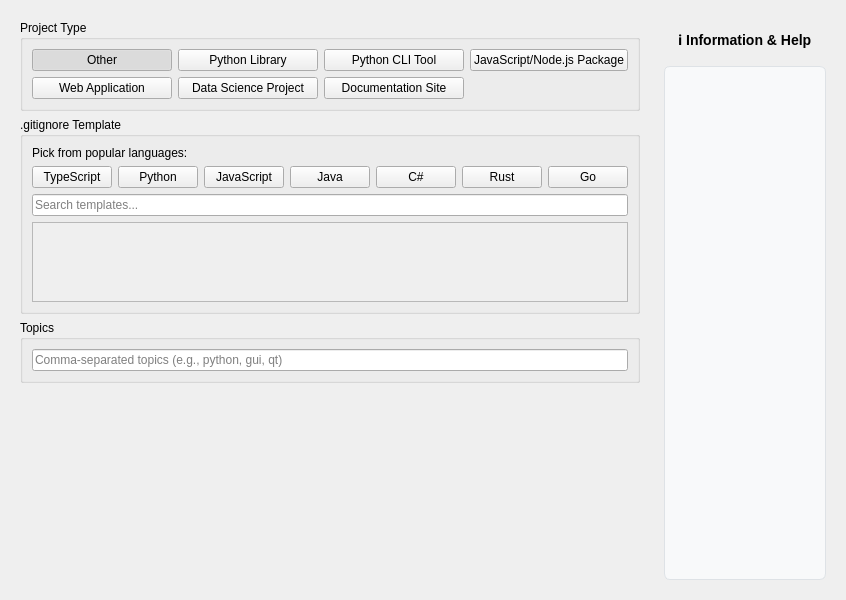
<?xml version="1.0" encoding="UTF-8"?>
<ui version="4.0">
 <class>ProjectTab</class>
 <widget class="QWidget" name="ProjectTab">
  <property name="geometry">
   <rect>
    <x>0</x>
    <y>0</y>
    <width>800</width>
    <height>600</height>
   </rect>
  </property>
  <layout class="QHBoxLayout" name="main_layout">
   <item>
    <widget class="QWidget" name="left_panel">
     <layout class="QVBoxLayout" name="left_layout">
      <item>
       <widget class="QGroupBox" name="project_type_group">
        <property name="title">
         <string>Project Type</string>
        </property>
        <layout class="QGridLayout" name="project_type_layout">
         <item row="0" column="0">
          <widget class="QPushButton" name="project_type_other_radio">
           <property name="text">
            <string>Other</string>
           </property>
           <property name="checkable">
            <bool>true</bool>
           </property>
           <property name="checked">
            <bool>true</bool>
           </property>
          </widget>
         </item>
         <item row="0" column="1">
          <widget class="QPushButton" name="project_type_python_lib_radio">
           <property name="text">
            <string>Python Library</string>
           </property>
           <property name="checkable">
            <bool>true</bool>
           </property>
          </widget>
         </item>
         <item row="0" column="2">
          <widget class="QPushButton" name="project_type_python_cli_radio">
           <property name="text">
            <string>Python CLI Tool</string>
           </property>
           <property name="checkable">
            <bool>true</bool>
           </property>
          </widget>
         </item>
         <item row="0" column="3">
          <widget class="QPushButton" name="project_type_js_radio">
           <property name="text">
            <string>JavaScript/Node.js Package</string>
           </property>
           <property name="checkable">
            <bool>true</bool>
           </property>
          </widget>
         </item>
         <item row="1" column="0">
          <widget class="QPushButton" name="project_type_web_radio">
           <property name="text">
            <string>Web Application</string>
           </property>
           <property name="checkable">
            <bool>true</bool>
           </property>
          </widget>
         </item>
         <item row="1" column="1">
          <widget class="QPushButton" name="project_type_data_radio">
           <property name="text">
            <string>Data Science Project</string>
           </property>
           <property name="checkable">
            <bool>true</bool>
           </property>
          </widget>
         </item>
         <item row="1" column="2">
          <widget class="QPushButton" name="project_type_docs_radio">
           <property name="text">
            <string>Documentation Site</string>
           </property>
           <property name="checkable">
            <bool>true</bool>
           </property>
          </widget>
         </item>
        </layout>
       </widget>
      </item>
      <item>
       <widget class="QGroupBox" name="gitignore_group">
        <property name="title">
         <string>.gitignore Template</string>
        </property>
        <layout class="QVBoxLayout" name="gitignore_layout">
         <item>
          <widget class="QLabel" name="popular_languages_label">
           <property name="text">
            <string>Pick from popular languages:</string>
           </property>
          </widget>
         </item>
         <item>
          <layout class="QHBoxLayout" name="popular_languages_layout">
           <item>
            <widget class="QPushButton" name="popular_typescript_btn">
             <property name="text">
              <string>TypeScript</string>
             </property>
            </widget>
           </item>
           <item>
            <widget class="QPushButton" name="popular_python_btn">
             <property name="text">
              <string>Python</string>
             </property>
            </widget>
           </item>
           <item>
            <widget class="QPushButton" name="popular_javascript_btn">
             <property name="text">
              <string>JavaScript</string>
             </property>
            </widget>
           </item>
           <item>
            <widget class="QPushButton" name="popular_java_btn">
             <property name="text">
              <string>Java</string>
             </property>
            </widget>
           </item>
           <item>
            <widget class="QPushButton" name="popular_csharp_btn">
             <property name="text">
              <string>C#</string>
             </property>
            </widget>
           </item>
           <item>
            <widget class="QPushButton" name="popular_rust_btn">
             <property name="text">
              <string>Rust</string>
             </property>
            </widget>
           </item>
           <item>
            <widget class="QPushButton" name="popular_go_btn">
             <property name="text">
              <string>Go</string>
             </property>
            </widget>
           </item>
           <item>
            <spacer name="popular_languages_spacer">
             <property name="orientation">
              <enum>Qt::Horizontal</enum>
             </property>
             <property name="sizeHint" stdset="0">
              <size>
               <width>40</width>
               <height>20</height>
              </size>
             </property>
            </spacer>
           </item>
          </layout>
         </item>
         <item>
          <widget class="QLineEdit" name="gitignore_search_edit">
           <property name="placeholderText">
            <string>Search templates...</string>
           </property>
          </widget>
         </item>
         <item>
          <widget class="QScrollArea" name="gitignore_scroll_area">
           <property name="widgetResizable">
            <bool>true</bool>
           </property>
           <property name="horizontalScrollBarPolicy">
            <enum>Qt::ScrollBarAlwaysOff</enum>
           </property>
           <widget class="QWidget" name="gitignore_scroll_content">
            <property name="geometry">
             <rect>
              <x>0</x>
              <y>0</y>
              <width>722</width>
              <height>200</height>
             </rect>
            </property>
            <layout class="QGridLayout" name="gitignore_grid_layout"/>
           </widget>
          </widget>
         </item>
        </layout>
       </widget>
      </item>
      <item>
       <widget class="QGroupBox" name="topics_group">
        <property name="title">
         <string>Topics</string>
        </property>
        <layout class="QVBoxLayout" name="topics_layout">
         <item>
          <widget class="QLineEdit" name="topics_edit">
           <property name="placeholderText">
            <string>Comma-separated topics (e.g., python, gui, qt)</string>
           </property>
          </widget>
         </item>
        </layout>
       </widget>
      </item>
      <item>
       <spacer name="verticalSpacer">
        <property name="orientation">
         <enum>Qt::Vertical</enum>
        </property>
        <property name="sizeHint" stdset="0">
         <size>
          <width>20</width>
          <height>40</height>
         </size>
        </property>
       </spacer>
      </item>
     </layout>
    </widget>
   </item>
   <item>
    <widget class="QWidget" name="right_panel">
     <property name="maximumSize">
      <size>
       <width>400</width>
       <height>16777215</height>
      </size>
     </property>
     <layout class="QVBoxLayout" name="right_layout">
      <item>
       <widget class="QLabel" name="help_label">
        <property name="text">
         <string>ℹ️ Information &amp; Help</string>
        </property>
        <property name="styleSheet">
         <string>font-weight: bold; font-size: 14px; padding: 10px;</string>
        </property>
       </widget>
      </item>
      <item>
       <widget class="QTextBrowser" name="help_browser">
        <property name="styleSheet">
         <string>QTextBrowser {
    background-color: #f8f9fa;
    border: 1px solid #dee2e6;
    border-radius: 6px;
    padding: 15px;
    font-size: 12px;
    line-height: 1.4;
}</string>
        </property>
       </widget>
      </item>
     </layout>
    </widget>
   </item>
  </layout>
 </widget>
 <resources/>
 <connections/>
</ui>
